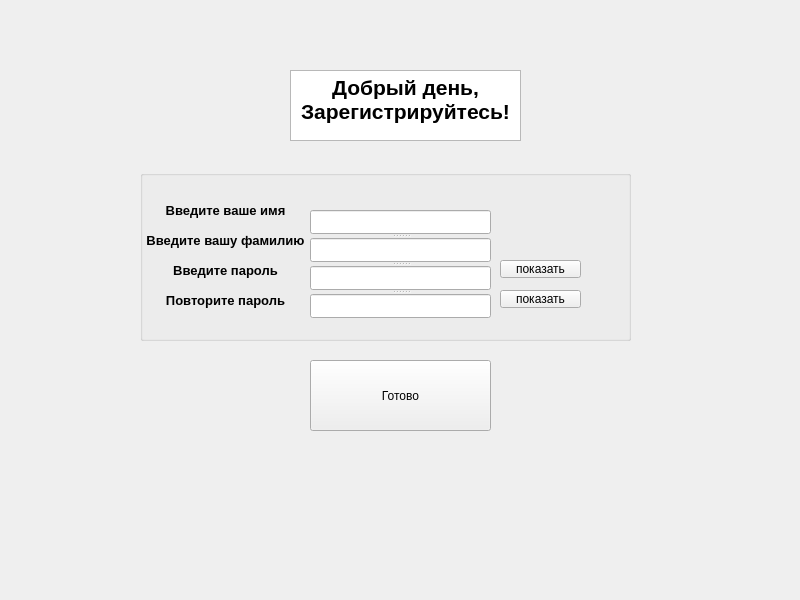
<?xml version="1.0" encoding="UTF-8"?>
<ui version="4.0">
 <class>MainWindow</class>
 <widget class="QMainWindow" name="MainWindow">
  <property name="geometry">
   <rect>
    <x>0</x>
    <y>0</y>
    <width>800</width>
    <height>600</height>
   </rect>
  </property>
  <property name="minimumSize">
   <size>
    <width>800</width>
    <height>600</height>
   </size>
  </property>
  <property name="maximumSize">
   <size>
    <width>800</width>
    <height>600</height>
   </size>
  </property>
  <property name="windowTitle">
   <string>FPM Bank</string>
  </property>
  <widget class="QWidget" name="centralwidget">
   <widget class="QTextBrowser" name="textBrowser">
    <property name="geometry">
     <rect>
      <x>290</x>
      <y>70</y>
      <width>231</width>
      <height>71</height>
     </rect>
    </property>
    <property name="html">
     <string>&lt;!DOCTYPE HTML PUBLIC &quot;-//W3C//DTD HTML 4.0//EN&quot; &quot;http://www.w3.org/TR/REC-html40/strict.dtd&quot;&gt;
&lt;html&gt;&lt;head&gt;&lt;meta name=&quot;qrichtext&quot; content=&quot;1&quot; /&gt;&lt;meta charset=&quot;utf-8&quot; /&gt;&lt;style type=&quot;text/css&quot;&gt;
p, li { white-space: pre-wrap; }
hr { height: 1px; border-width: 0; }
li.unchecked::marker { content: &quot;\2610&quot;; }
li.checked::marker { content: &quot;\2612&quot;; }
&lt;/style&gt;&lt;/head&gt;&lt;body style=&quot; font-family:'Segoe UI'; font-size:9pt; font-weight:400; font-style:normal;&quot;&gt;
&lt;p align=&quot;center&quot; style=&quot; margin-top:0px; margin-bottom:0px; margin-left:0px; margin-right:0px; -qt-block-indent:0; text-indent:0px;&quot;&gt;&lt;span style=&quot; font-size:16pt; font-weight:700;&quot;&gt;Добрый день, Зарегистрируйтесь!&lt;/span&gt;&lt;/p&gt;&lt;/body&gt;&lt;/html&gt;</string>
    </property>
   </widget>
   <widget class="QPushButton" name="ready_btn">
    <property name="geometry">
     <rect>
      <x>310</x>
      <y>360</y>
      <width>181</width>
      <height>71</height>
     </rect>
    </property>
    <property name="text">
     <string>Готово</string>
    </property>
   </widget>
   <widget class="QGroupBox" name="reg_lines">
    <property name="geometry">
     <rect>
      <x>140</x>
      <y>170</y>
      <width>491</width>
      <height>171</height>
     </rect>
    </property>
    <property name="layoutDirection">
     <enum>Qt::LayoutDirection::LeftToRight</enum>
    </property>
    <property name="title">
     <string/>
    </property>
    <property name="alignment">
     <set>Qt::AlignmentFlag::AlignLeading|Qt::AlignmentFlag::AlignLeft|Qt::AlignmentFlag::AlignVCenter</set>
    </property>
    <property name="flat">
     <bool>false</bool>
    </property>
    <widget class="QPushButton" name="show_pass_tw">
     <property name="geometry">
      <rect>
       <x>360</x>
       <y>120</y>
       <width>81</width>
       <height>18</height>
      </rect>
     </property>
     <property name="text">
      <string>показать</string>
     </property>
    </widget>
    <widget class="QPushButton" name="show_pass">
     <property name="geometry">
      <rect>
       <x>360</x>
       <y>90</y>
       <width>81</width>
       <height>18</height>
      </rect>
     </property>
     <property name="text">
      <string>показать</string>
     </property>
    </widget>
    <widget class="QSplitter" name="splitter">
     <property name="geometry">
      <rect>
       <x>170</x>
       <y>40</y>
       <width>181</width>
       <height>108</height>
      </rect>
     </property>
     <property name="maximumSize">
      <size>
       <width>16777215</width>
       <height>16777215</height>
      </size>
     </property>
     <property name="orientation">
      <enum>Qt::Orientation::Vertical</enum>
     </property>
     <widget class="QLineEdit" name="enter_name_line">
      <property name="enabled">
       <bool>true</bool>
      </property>
      <property name="sizePolicy">
       <sizepolicy hsizetype="Expanding" vsizetype="Fixed">
        <horstretch>100</horstretch>
        <verstretch>50</verstretch>
       </sizepolicy>
      </property>
      <property name="text">
       <string/>
      </property>
      <property name="maxLength">
       <number>20</number>
      </property>
     </widget>
     <widget class="QLineEdit" name="enter_surname_line">
      <property name="sizePolicy">
       <sizepolicy hsizetype="Expanding" vsizetype="Fixed">
        <horstretch>100</horstretch>
        <verstretch>50</verstretch>
       </sizepolicy>
      </property>
      <property name="text">
       <string/>
      </property>
      <property name="maxLength">
       <number>20</number>
      </property>
     </widget>
     <widget class="QLineEdit" name="enter_pass_line">
      <property name="sizePolicy">
       <sizepolicy hsizetype="Expanding" vsizetype="Fixed">
        <horstretch>100</horstretch>
        <verstretch>50</verstretch>
       </sizepolicy>
      </property>
      <property name="text">
       <string/>
      </property>
      <property name="maxLength">
       <number>20</number>
      </property>
      <property name="echoMode">
       <enum>QLineEdit::EchoMode::Password</enum>
      </property>
     </widget>
     <widget class="QLineEdit" name="enter_pass_twice_line_2">
      <property name="sizePolicy">
       <sizepolicy hsizetype="Expanding" vsizetype="Fixed">
        <horstretch>100</horstretch>
        <verstretch>50</verstretch>
       </sizepolicy>
      </property>
      <property name="text">
       <string/>
      </property>
      <property name="maxLength">
       <number>20</number>
      </property>
      <property name="echoMode">
       <enum>QLineEdit::EchoMode::Password</enum>
      </property>
     </widget>
    </widget>
    <widget class="QLabel" name="label_4">
     <property name="geometry">
      <rect>
       <x>0</x>
       <y>120</y>
       <width>171</width>
       <height>21</height>
      </rect>
     </property>
     <property name="text">
      <string>&lt;html&gt;&lt;head/&gt;&lt;body&gt;&lt;p align=&quot;center&quot;&gt;&lt;span style=&quot; font-size:10pt; font-weight:700;&quot;&gt;Повторите пароль&lt;/span&gt;&lt;/p&gt;&lt;/body&gt;&lt;/html&gt;</string>
     </property>
    </widget>
    <widget class="QLabel" name="label">
     <property name="geometry">
      <rect>
       <x>0</x>
       <y>30</y>
       <width>171</width>
       <height>21</height>
      </rect>
     </property>
     <property name="text">
      <string>&lt;html&gt;&lt;head/&gt;&lt;body&gt;&lt;p align=&quot;center&quot;&gt;&lt;span style=&quot; font-size:10pt; font-weight:700;&quot;&gt;Введите ваше имя&lt;/span&gt;&lt;/p&gt;&lt;/body&gt;&lt;/html&gt;</string>
     </property>
    </widget>
    <widget class="QLabel" name="label_2">
     <property name="geometry">
      <rect>
       <x>0</x>
       <y>60</y>
       <width>171</width>
       <height>21</height>
      </rect>
     </property>
     <property name="text">
      <string>&lt;html&gt;&lt;head/&gt;&lt;body&gt;&lt;p align=&quot;center&quot;&gt;&lt;span style=&quot; font-size:10pt; font-weight:700;&quot;&gt;Введите вашу фамилию&lt;/span&gt;&lt;/p&gt;&lt;/body&gt;&lt;/html&gt;</string>
     </property>
    </widget>
    <widget class="QLabel" name="label_3">
     <property name="geometry">
      <rect>
       <x>0</x>
       <y>90</y>
       <width>171</width>
       <height>21</height>
      </rect>
     </property>
     <property name="text">
      <string>&lt;html&gt;&lt;head/&gt;&lt;body&gt;&lt;p align=&quot;center&quot;&gt;&lt;span style=&quot; font-size:10pt; font-weight:700;&quot;&gt;Введите пароль&lt;/span&gt;&lt;/p&gt;&lt;/body&gt;&lt;/html&gt;</string>
     </property>
    </widget>
   </widget>
  </widget>
 </widget>
 <resources/>
 <connections/>
</ui>
